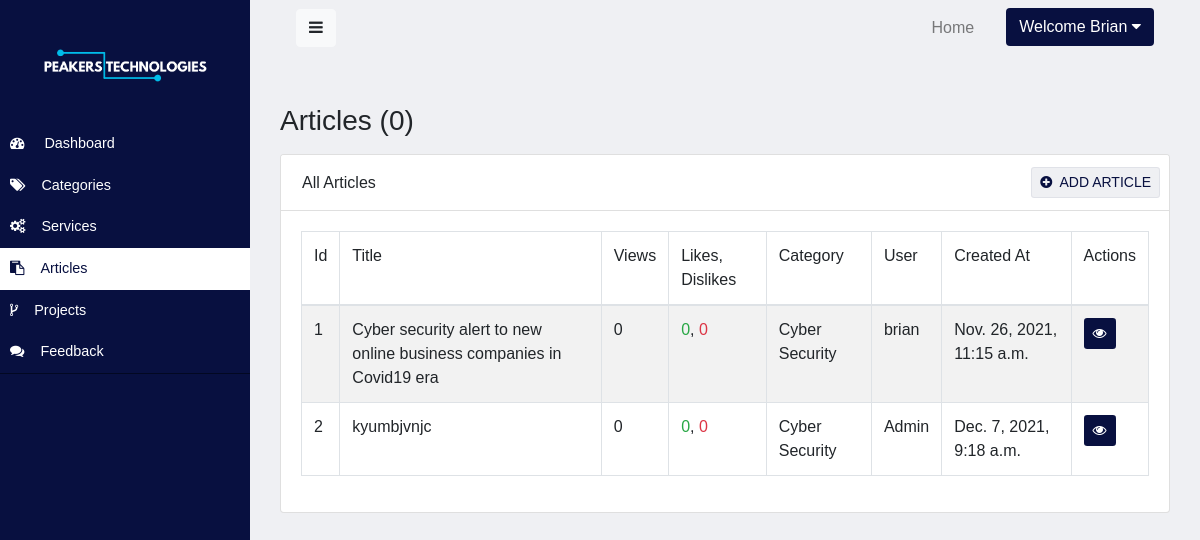
Page /staff/articles (signed in) on the committed database.
### website/models.py (models this page shows, shortened)
class Article(models.Model):
    title = models.CharField(max_length = 100)
    post = models.TextField()
    likes = models.IntegerField(default=0, blank=True)
    dislikes = models.IntegerField(default=0, blank=True)
    slug = models.SlugField(max_length=200)
    image_url = models.ImageField()
    views = models.IntegerField(default=0,blank=True)
    keywords = models.TextField()
    STATUS_CHOICES = (
        ('P', 'Published'),
        ('D', 'Draft'),
        ('S', 'Scheduled')
    )
    status = models.CharField(default="Published", max_length=1001)
    schedule_date = models.DateTimeField(null=True, blank=True)
    category = models.ForeignKey(Category, on_delete=models.CASCADE, blank=False, null=False)
    user = models.ForeignKey(User, on_delete=models.CASCADE, blank=False, null=False)
    created_at = models.DateTimeField(auto_now_add=True)
    updated_at = models.DateTimeField(auto_now=True)

class Category(models.Model):
    name = models.CharField(max_length = 50)
    views = models.IntegerField(default=0,blank=True)
    slug = models.SlugField(max_length=200)
    created_at = models.DateTimeField(auto_now_add=True)
    updated_at = models.DateTimeField(auto_now=True)
    def __str__(self):
        return self.name

### website/views.py (the view)
# urls.py: path('articles', ArticleList.as_view(), name="articles"),
@method_decorator(login_required, name="dispatch")
class ArticleList(LoginRequiredMixin, ListView):
    model = Article
    template_name = "admin/articles.html"

### website/templates/admin/articles.html
{% extends 'admin/layouts/admin-base.html' %}
{% block 'content' %}
<div class="container">
    <h3 class="mt-5 mb-3">Articles ({{articles | length}})</h3>
    <div class="row justify-content-center">
        <div class="col-lg-12">
            <div class="card">
                <div class="card-header">
                    <div class="row">
                        <h6 class="ml-3 my-auto">All Articles</h6>
                        <a href="{% url 'add_article' %}" class="btn btn-text-main btn-sm ml-auto mr-1">
                            <i class="fa fa-plus-circle mr-1"></i>
                            ADD ARTICLE
                        </a>
                    </div>
                </div>
                <div class="card-body">
                    <table class="table table-striped table-bordered">
                        <thead>
                            <tr>
                                <td>Id</td>
                                <td>Title</td>
                                <td>Views</td>
                                <td>Likes, Dislikes</td>
                                <td>Category</td>
                                <td>User</td>
                                <td>Created At</td>
                                <td>Actions</td>
                            </tr>
                        </thead>
                        <tbody>
                            {% for post in object_list %}
                            <tr>
                                <td>{{post.id}}</td>
                                <td>{{post.title}}</td>
                                <td>{{post.views}}</td>
                                <td><span class="text-success">{{post.likes}}</span>,
                                    <span class="text-danger">{{post.dislikes}}</span>
                                </td>
                                <td>{{post.category}}</td>
                                <td>{{post.user}}</td>
                                <td>{{post.created_at}}</td>
                                <td>
                                    <a href="{% url 'view_article' post.id %}" class="btn btn-main btn-sm">
                                        <i class="fa fa-eye"></i>
                                    </a>
                                </td>
                            </tr>
                            {% endfor %}
                        </tbody>
                    </table>
                </div>
            </div>
        </div>
    </div>
</div>
{% endblock %}

### website/templates/admin/layouts/admin-nav.html (shortened to what this page needs)
<nav class="navbar navbar-expand-lg navbar-light w-100">
    <div class="container-fluid">
        <button type="button" id="sidebarCollapse" class="btn btn-light">
            <i class="fa fa-bars"></i>
        </button>
        <div class="collapse navbar-collapse" id="myNavigation">
            <ul class="navbar-nav ml-auto">
                <li class="nav-item"><a class="nav-link" href="{% url 'home' %}">Home</a></li>
                {% if user.is_authenticated %}
                    <li class="nav-item dropdown ml-lg-4">
                        <a class="btn btn-main " href="#" id="navbarDropdown" role="button"
                         data-toggle="dropdown" aria-haspopup="true" aria-expanded="false">
                            Welcome {{user|title}}  <i class="fa fa-caret-down"></i>
                        </a>
                      </li>
                {% endif %}
            </ul>
        </div>
    </nav>

### website/static/css/style.css (style rules this page uses)
:root { --primary: #081040; --primary_hover: #020822; --secondary: #00BCE9; --secondary-hover: #028daf; --accent: #F09808; --accent-hover: #F09808; --light-background: #08104010; --transition-time: 0.5s; --color: #081040; }
body { background-color: var(--light-background); font-family: 'Heebo'; }
.btn-main { color: white; background-color: var(--primary); }
.btn-text-main { color: var(--primary); background-color: var(--light-background); border: 1px solid var(--light-background); }

### website/static/css/admin-style.css (style rules this page uses)
:root { --primary: #081040; --primary_hover: #020822; --secondary: #00BCE9; --secondary-hover: #028daf; --accent: #BCE900; --accent-hover: #8caf00; --light-background: #08104010; }
body { background-color: var(--light-background); font-family: 'League Spartan', arial; }
.card-header { background-color: white !important; }
a, a:hover, a:focus { color: inherit; text-decoration: none; transition: all 0.3s; }

### rows in the picture
Article: id "1", title "Cyber security alert to new online business companies in Covid19 era", views "0", likes "0", dislikes "0", category "Cyber Security", user "brian", created_at "Nov. 26, 2021, 11:15 a.m."
Article: id "2", title "kyumbjvnjc", views "0", likes "0", dislikes "0", category "Cyber Security", user "Admin", created_at "Dec. 7, 2021, 9:18 a.m."

### other values in the picture
{{ user|title }} "Brian"
{{ articles | length }} "0"
